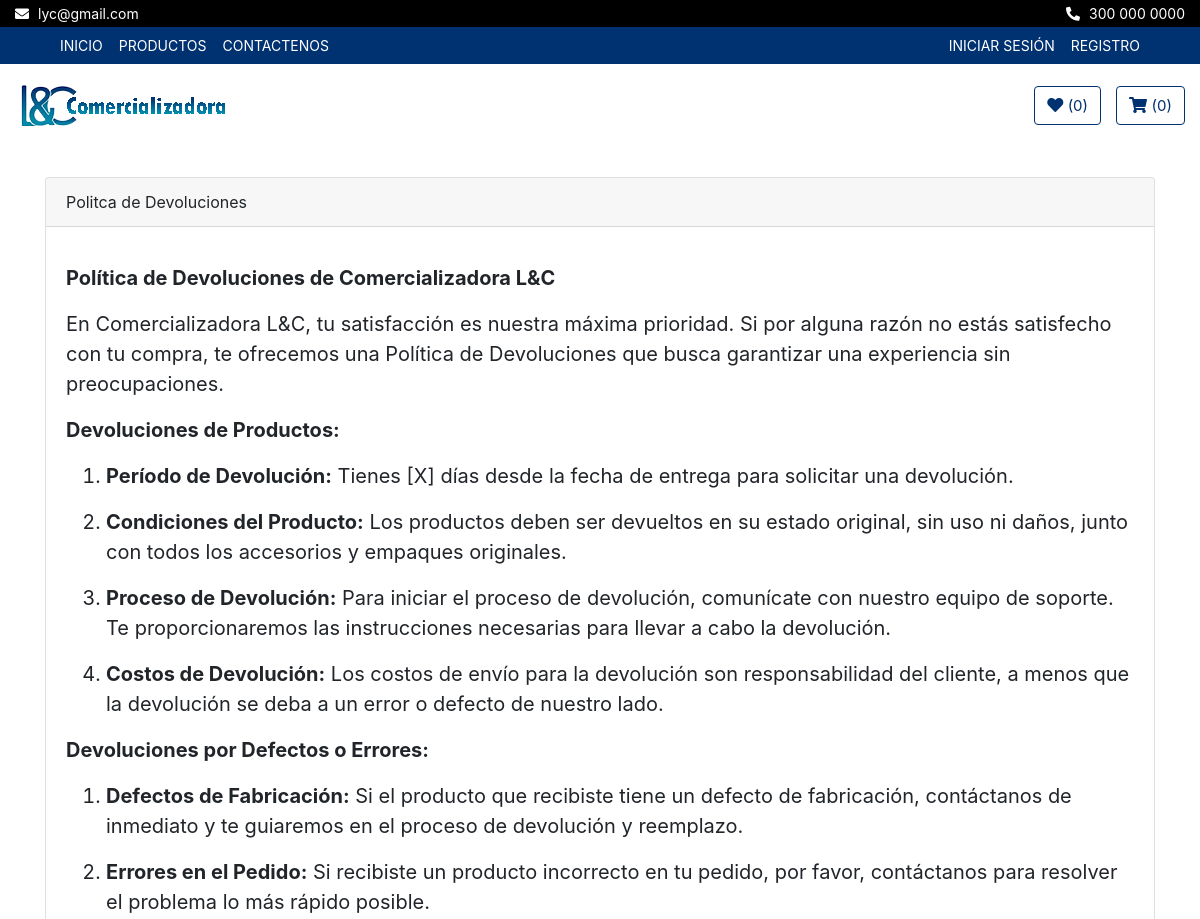
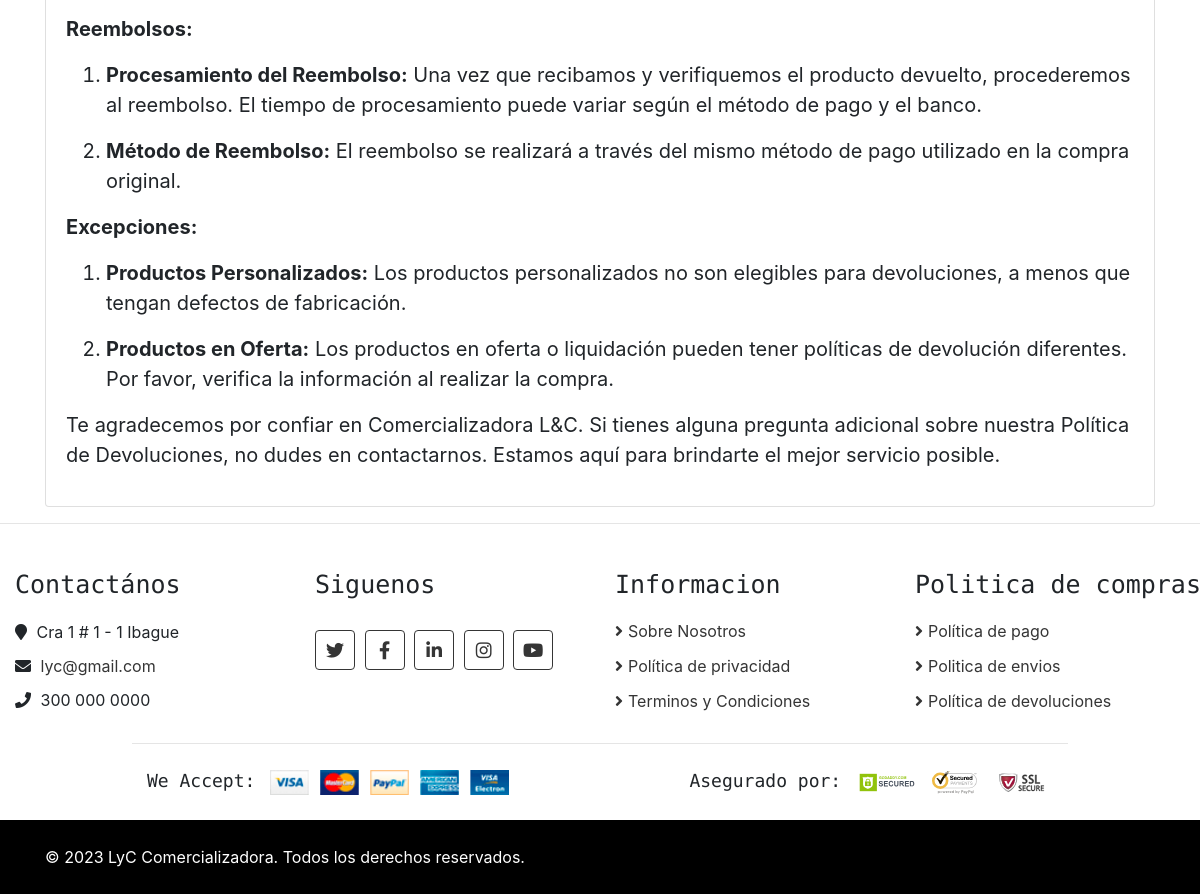
Page /politicas/politica-devoluciones/ on the committed database (2 pictures, top to bottom).
### politicas/models.py (models this page shows, shortened)
class CorreoEmpresa(models.Model):
    direccion = models.CharField(max_length=100)
    correo = models.EmailField(unique=True)
    telefono = models.CharField(max_length=20)

class Poldevoluiones(models.Model):
    titulo = models.CharField(max_length=50)
    contenido = RichTextField()

class Copyright(models.Model):
    frase = models.CharField(max_length=255)

### politicas/views.py (the view)
# urls.py: path('politica-devoluciones/', views.politica_devolucion, name='politica-devoluciones'),
def politica_devolucion(request):
    devoluciones = Poldevoluiones.objects.all()
    context = {'devoluciones': devoluciones}
    return render(request, 'politicas/politica_devolucion.html', context)

### core/context_processors.py (called while the page is built)
def correo_empresa(request):
    correo_empresa = CorreoEmpresa.objects.first()
    return {'correo_empresa': correo_empresa}

def copyright(request):
    copyright = Copyright.objects.first()
    return {'copyright': copyright}

### politicas/templates/politicas/politica_devolucion.html (shortened to what this page needs)
{% extends 'core/base.html' %}
{% load static %}
{% block content %}
    <div class="container">
        {% for dev in devoluciones %}
            <div class="card">
                <div class="card-header">{{ dev.titulo }}</div>
                <div class="card-body">
                    <blockquote class="blockquote mb-0">
                        <p>{{ dev.contenido | safe }}</p>
                    </blockquote>
                </div>
            </div>
        {% endfor %}
    </div>
{% endblock %}

### core/templates/core/base.html (shortened to what this page needs)
<!DOCTYPE html>
<html lang="es">
<head>
  {% load static %}
<link rel="stylesheet" href="https://cdnjs.cloudflare.com/ajax/libs/font-awesome/5.15.3/css/all.min.css">
<link href="https://stackpath.bootstrapcdn.com/bootstrap/4.4.1/css/bootstrap.min.css" rel="stylesheet" />
<link href="https://cdnjs.cloudflare.com/ajax/libs/font-awesome/5.10.0/css/all.min.css" rel="stylesheet" />
<link href="{% static 'core/css/mainstyle.css' %}" rel="stylesheet" />
<link href="https://stackpath.bootstrapcdn.com/bootstrap/4.5.2/css/bootstrap.min.css" rel="stylesheet">
<link rel="stylesheet" href="{% static 'lib/slick/slick.css' %}" type="text/css">
<link rel="stylesheet" href="{% static 'lib/slick/slick-theme.css' %}" type="text/css">
</head>
  <body>
    <div class="top-bar">
      <div class="container-fluid">
        <div class="row">
          <div class="col-sm-6">
            <i class="fa fa-envelope"></i>
            {{ correo_empresa.correo }}
          </div>
          <div class="col-sm-6">
            <i class="fa fa-phone-alt"></i>
            {{ correo_empresa.telefono }}
          </div>
        </div>
      </div>
    </div>
    <div class="nav">
      <div class="container-fluid">
        <nav class="navbar navbar-expand-md bg-dark navbar-dark">
          <div class="collapse navbar-collapse justify-content-between" id="navbarCollapse">
            <div class="navbar-nav mr-auto">
              <a href="{% url 'home' %}" class="nav-item nav-link">Inicio</a>
              <a href="{% url 'product_list' %}" class="nav-item nav-link">Productos</a>
              <a href="{% url 'contacto' %}" class="nav-item nav-link">Contactenos</a>
            </div>
            <div class="navbar-nav ml-auto">
              {% if not request.user.is_authenticated %}
                <li class="nav-item">
                  <a class="nav-link" href="{% url 'login' %}">Iniciar sesión</a>
                </li>
                <li class="nav-item">
                  <a class="nav-link" href="{% url 'signup' %}">Registro</a>
                </li>
              {% endif %}
            </div>
          </div>
        </nav>
      </div>
    </div>
    <header class="masthead">
      <div class="bottom-bar">
        <div class="container-fluid">
          <div class="row align-items-center">
            <div class="col-md-9">
              <div class="logo">
                <a href="{% url 'home' %}">
                  <img src="/static/core/img/logo.png" alt="Logo" />
                </a>
              </div>
            </div>
            <div class="col-md-3">
              <div class="user">
                  {% if user.is_authenticated %}
                  <a href="{% url 'wishlist' %}" class="btn wishlist">
                      <i class="fa fa-heart"></i>
                      <span>({{ request.session.wishlist|length }})</span>
                  </a>
                  <a href="{% url 'cart' %}" class="btn cart" id="cart">
                      <i class="fa fa-shopping-cart"></i>
                      <span>({{ request.session.cart|length }})</span>
                  </a>
                  {% else %}
                  <a href="{% url 'login' %}" class="btn wishlist" id="wishlist">
                      <i class="fa fa-heart"></i>
                      <span>({{ request.session.wishlist|length }})</span>
                  </a>
                  <a href="{% url 'login' %}" class="btn cart">
                      <i class="fa fa-shopping-cart"></i>
                      <span>({{ request.session.cart|length }})</span>
                  </a>
                  {% endif %}
              </div>
          </div>
          </div>
        </div>
      </div>
    </header>
    {% block content%}
    {% endblock%}
    {% if request.path != "/" %}
    <hr />
    {% endif %}
    <div class="footer_container">
      <div class="footer">
        <div class="container-fluid">
          <div class="row">
            <div class="col-lg-3 col-md-6">
              <div class="footer-widget">
                <h2>Contactános</h2>
                <div class="contact-info">
                  <p>
                    <i class="fa fa-map-marker"></i> {{ correo_empresa.direccion }}
                  </p>
                  <p>
                    <i class="fa fa-envelope"></i>
                    <a href="mailto:{{ correo_empresa.correo }}" target="_blank"
                      style="color: #353535; text-decoration: none;">{{ correo_empresa.correo }}</a>
                  </p>
                  <p><i class="fa fa-phone"></i> {{ correo_empresa.telefono }}</p>
                </div>
              </div>
            </div>
            <div class="col-lg-3 col-md-6">
              <div class="footer-widget">
                <h2>Siguenos</h2>
                <div class="contact-info">
                  <div class="social">
                    <a href="https://twitter.com/" target="_blank"><i class="fab fa-twitter"></i></a>
                    <a href="https://www.facebook.com/" target="_blank"><i class="fab fa-facebook-f"></i></a>
                    <a href="https://www.linkedin.com/" target="_blank"><i class="fab fa-linkedin-in"></i></a>
                    <a href="https://www.instagram.com/" target="_blank"><i class="fab fa-instagram"></i></a>
                    <a href="https://youtu.be/E_xaxzYjc7I" target="_blank"><i class="fab fa-youtube"></i></a>
                  </div>
                </div>
              </div>
            </div>
            <div class="col-lg-3 col-md-6">
              <div class="footer-widget">
                <h2>Informacion</h2>
                <ul>
                  <li><a href="{% url 'sobre-nosotros' %}">Sobre Nosotros</a></li>
                  <li><a href="{% url 'politica-privacidad' %}">Política de privacidad</a></li>
                  <li><a href="{% url 'terminos-condiciones' %}">Terminos y Condiciones</a></li>
                </ul>
              </div>
            </div>
            <div class="col-lg-3 col-md-6">
              <div class="footer-widget">
                <h2>Politica de compras</h2>
                <ul>
                  <li><a href="{% url 'politica-pagos' %}">Política de pago</a></li>
                  <li><a href="{% url 'politica-envios' %}">Politica de envios</a></li>
                  <li><a href="{% url 'politica-devoluciones' %}">Política de devoluciones</a></li>
                </ul>
              </div>
            </div>
          </div>
          <div class="row payment align-items-center">
            <div class="col-md-6">
              <div class="payment-method">
                <h2>We Accept:</h2>
                <img src="{% static 'core/img/payment-method.png' %}" alt="Payment Method" />
              </div>
            </div>
            <div class="col-md-6">
              <div class="payment-security">
                <h2>Asegurado por:</h2>
                <img src="{% static 'core/img/godaddy.svg' %}" alt="Payment Security" />
                <img src="{% static 'core/img/norton.svg' %}" alt="Payment Security" />
                <img src="{% static 'core/img/ssl.svg' %}" alt="Payment Security" />
              </div>
            </div>
          </div>
        </div>
      </div>
      <div class="footer-bottom">
        <div class="container">
          <div class="row">
            <div class="col-md-6 copyright">
              <p>{{ copyright.frase }}</p>
            </div>
          </div>
        </div>
      </div>
    </div>
  </body>
</html>

### core/static/core/css/mainstyle.css (style rules this page uses)
body { color: #353535; font-family: 'Open Sans', sans-serif; font-weight: 400; background: #f3f6ff; }
a { color: #003171; }
h2 { font-family: 'Source Code Pro', monospace; font-weight: 700; }
@media (min-width: 992px) { .container-fluid { padding-right: 60px; padding-left: 60px; } }
.btn { color: #003171; background: #ffffff; }
.top-bar { padding: 3px 0; font-size: 14px; color: #ffffff; background: #000000; }
.top-bar i { margin-right: 5px; }
.top-bar .col-sm-6:first-child { text-align: left; }
.top-bar .col-sm-6:last-child { text-align: right; }
.nav { position: relative; }
@media (min-width: 992px) { .nav .container-fluid { padding-left: 52px; padding-right: 52px; } }
.nav .navbar { height: 100%; padding: 0; }
@media (min-width: 768px) { .nav, .nav .navbar { background: #003171 !important; } }
@media (min-width: 768px) { .nav .navbar-dark a.nav-link { color: #ffffff; font-size: 14px; text-transform: uppercase; } }
.bottom-bar { padding: 15px 0; background: #ffffff; margin-bottom: 30px; }
.bottom-bar .logo { text-align: left; overflow: hidden; }
.bottom-bar .logo a img { max-height: 60px; }
.bottom-bar .user { font-size: 0; text-align: right; }
.bottom-bar .user .wishlist { margin-right: 15px; }
.bottom-bar .user .cart i, .bottom-bar .user .wishlist i { color: #003171; }
.bottom-bar .user .cart span, .bottom-bar .user .wishlist span { color: #003171; font-size: 15px; }
@media (min-width: 768px) { .bottom-bar { max-height: 90px; } }
.footer { position: relative; padding: 30px 0 0 0; background: #ffffff; }
.footer .footer-widget { position: relative; width: 100%; margin-bottom: 30px; }
.footer .footer-widget h2 { font-size: 25px; white-space: nowrap; margin-bottom: 20px; }
.footer .footer-widget ul { margin: 0; padding: 0; list-style: none; }
.footer .footer-widget ul li { margin-bottom: 12px; }
.footer .footer-widget ul li:last-child { margin-bottom: 0; }
.footer .footer-widget ul li a { color: #353535; white-space: nowrap; display: block; line-height: 23px; transition: all .3s; }
.footer .footer-widget ul li a::before { content: '\f105'; font-family: 'Font Awesome 5 Free'; font-weight: 900; padding-right: 5px; }
.footer .contact-info p { margin-bottom: 10px; font-size: 16px; }
.footer .contact-info p i { margin-right: 5px; }
.footer .social { position: relative; width: 100%; }
.footer .social a { display: inline-block; margin: 10px 5px 0 0; width: 40px; height: 40px; padding: 6px 0; text-align: center; font-size: 18px; color: #353535; border: 1px solid #353535; border-radius: 4px; transition: all .3s; }
.footer .payment { padding-top: 25px; padding-bottom: 25px; border-top: 1px solid rgba(0,0,0,.1); }
@media (min-width: 992px) { .footer .payment { max-width: 80%; margin: 0 auto; } }
.footer .payment-method, .footer .payment-security { overflow: hidden; }
.footer .payment-method { text-align: left; }
.footer .payment-security { text-align: right; }
.footer .payment-method h2, .footer .payment-security h2 { display: inline-block; margin: 0 10px 0 0; font-size: 18px; font-weight: 400; line-height: 22px; }
.footer .payment-method img, .footer .payment-security img { height: 25px; }
.footer-bottom { position: relative; padding: 25px 0; background: #000000; }
.footer-bottom .copyright { text-align: left; }
.footer-bottom .copyright p, .footer-bottom .template-by p { color: #ffffff; font-weight: 400; margin: 0; }

### core/templates/core/base.html (style rules this page uses)
.cart { color: #003171; background: #ffffff; border-color: #003171; }
.wishlist { color: #003171; background: #ffffff; border-color: #003171; }

### rows in the picture
CorreoEmpresa: correo "lyc@gmail.com", telefono "300 000 0000", direccion "Cra 1 # 1 - 1 Ibague"
Poldevoluiones: titulo "Politca de Devoluciones", contenido "Política de Devoluciones de Comercializadora L&C En Comercializadora L&C, tu satisfacción es nuestra máxima prioridad. Si por alguna razón no estás satisfecho con tu compra, te ofrecemos una Política de Devoluciones que busca garantizar una experiencia sin preocupaciones. Devoluciones de Productos: Período de Devolución: Tienes [X] días desde la fecha de entrega para solicitar una devolución. Condiciones del Producto: Los productos deben ser devueltos en su estado original, sin uso ni daños, junto con todos los accesorios y empaques originales. Proceso de Devolución: Para iniciar el proceso de devolución, comunícate con nuestro equipo de soporte. Te proporcionaremos las instrucciones…"
Copyright: frase "© 2023 LyC Comercializadora. Todos los derechos reservados."

### other values in the picture
{{ request.session.wishlist|length }} "0"
{{ request.session.cart|length }} "0"
